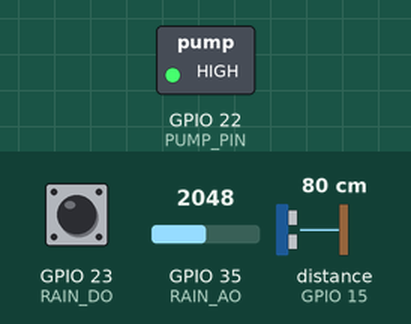
A sketch run on a simulated ESP32. On the bench: switched loads named in the sketch (green lamp = pin HIGH). Wiring (inferred from the names in the program): ultrasonic range finder: trigger GPIO 2; echo GPIO 15. The test bench sets the inputs (shaded band); at power-on: distance to the obstacle (sensor on GPIO 15) 80 cm, GPIO 23 (RAIN_DO) HIGH, GPIO 35 (RAIN_AO) = 2048. The echo pulse lasts 58.3 µs per cm; pins used as bus, display or sensor lines are not drawn; what the sketch prints to the serial monitor is not drawn.

Above: at 1.7 s.
1.8 s: distance to the obstacle (sensor on GPIO 15) set to 8 cm
5.0 s: distance to the obstacle (sensor on GPIO 15) set to 5 cm
At 6.2 s:
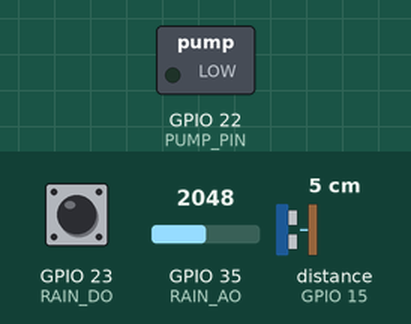
13.1 s: distance to the obstacle (sensor on GPIO 15) set to 9 cm
At 14.5 s:
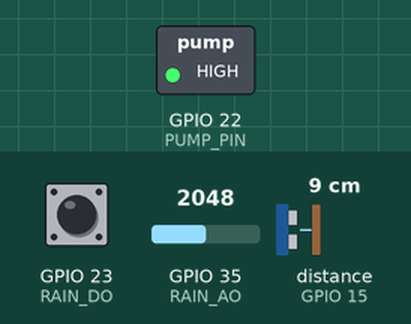
15.2 s: distance to the obstacle (sensor on GPIO 15) set to 2 cm
At 17.0 s:
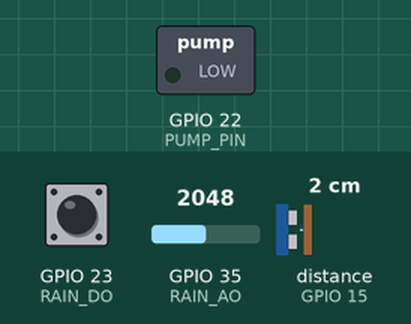
Timing chart, 0 to 18.2 s (numbered marks = the images above; inputs shaded):
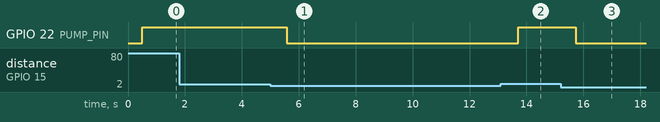

The sketch:

PrototytpeMonitoringLevelairtambakbandengAriando.ino
```cpp
// =============================================
// SISTEM MONITORING LEVEL AIR TAMBAK BANDENG
// Sensor : Ultrasonik HC-SR04 + Rain Sensor
// Aktuator: Pompa Air (via Relay aktif LOW)
// Board   : ESP32
// =============================================

#define TRIG_PIN   2
#define ECHO_PIN   15
#define RAIN_AO    35
#define RAIN_DO    23
#define PUMP_PIN   22

// --- Kalibrasi Jarak Ultrasonik (cm) ---
const float JARAK_AMAN_SENSOR = 1;  // ← Dead zone, air tidak boleh menyentuh sensor
const float LEVEL_PENUH       = 7;  // cm dari sensor → pompa NYALA
const float LEVEL_NORMAL      = 7.5;  // cm dari sensor → pompa MATI
const float LEVEL_MAKS_SENSOR = 30.0; // batas wajar pembacaan sensor


// --- Kalibrasi Rain Sensor Analog ---
const int BATAS_HUJAN_LEBAT  = 1000;
const int BATAS_HUJAN_RINGAN = 2500;

// --- State ---
bool pumpState  = false;

typedef enum {
  CUACA_KERING  = 0,
  HUJAN_RINGAN  = 1,
  HUJAN_LEBAT   = 2
} StatusCuaca;

StatusCuaca statusCuaca = CUACA_KERING;

// =============================================
void setup() {
  Serial.begin(115200);
  delay(500);

  pinMode(TRIG_PIN, OUTPUT);
  pinMode(ECHO_PIN, INPUT);
  pinMode(RAIN_DO,  INPUT);
  pinMode(PUMP_PIN, OUTPUT);

  digitalWrite(PUMP_PIN, HIGH); // Relay OFF saat startup
  pumpState = false;

  Serial.println("======================================");
  Serial.println("  SISTEM MONITORING TAMBAK BANDENG   ");
  Serial.println("======================================");
}

// =============================================
float bacaJarak() {
  digitalWrite(TRIG_PIN, LOW);
  delayMicroseconds(2);
  digitalWrite(TRIG_PIN, HIGH);
  delayMicroseconds(10);
  digitalWrite(TRIG_PIN, LOW);

  long duration = pulseIn(ECHO_PIN, HIGH, 30000);

  if (duration == 0) return -1.0;

  float jarak = duration * 0.0343 / 2.0;

  if (jarak > LEVEL_MAKS_SENSOR) return -1.0;

  // ← DEAD ZONE: jika air terlalu dekat ke sensor, kembalikan -2
  //   sebagai kode khusus "BAHAYA - air menyentuh sensor"
  if (jarak < JARAK_AMAN_SENSOR) return -2.0;

  return jarak;
}

// =============================================
StatusCuaca bacaStatusCuaca(int analogVal, int digitalVal) {
  if (digitalVal == LOW) {
    if (analogVal < BATAS_HUJAN_LEBAT) {
      return HUJAN_LEBAT;
    } else {
      return HUJAN_RINGAN;
    }
  } else {
    if (analogVal < BATAS_HUJAN_RINGAN) {
      return HUJAN_RINGAN;
    }
    return CUACA_KERING;
  }
}

// =============================================
void kontrolPompa(float distance, StatusCuaca cuaca) {

  // Sensor error biasa → pompa mati (safe default)
  if (distance == -1.0) {
    pumpState = false;
    return;
  }

  // ← KONDISI KRITIS: air menyentuh area dead zone sensor
  //   Paksa pompa ON darurat untuk selamatkan sensor
  if (distance == -2.0) {
    pumpState = true;
    return;
  }

  // Nyalakan pompa: air penuh
  if (distance <= LEVEL_PENUH) {
    pumpState = true;
  }

  // Nyalakan pompa lebih awal saat hujan lebat
  if (cuaca == HUJAN_LEBAT && distance <= (LEVEL_PENUH + 1.0)) {
    pumpState = true;
  }

  // Matikan pompa: air sudah turun ke level normal
  if (distance >= LEVEL_NORMAL) {
    pumpState = false;
  }
}

// =============================================
void printStatus(float distance, int rainAO, int rainDO, StatusCuaca cuaca) {
  Serial.println("================================");

  Serial.print("Jarak Air    : ");
  if (distance == -1.0) {
    Serial.println("ERROR (sensor gagal baca)");
  } else if (distance == -2.0) {
    Serial.println("⛔ KRITIS! Air terlalu dekat ke sensor!");
  } else {
    Serial.print(distance);
    Serial.print(" cm  →  Level: ");
    if (distance <= LEVEL_PENUH) {
      Serial.println("PENUH ⚠");
    } else if (distance <= LEVEL_NORMAL) {
      Serial.println("SEDANG");
    } else {
      Serial.println("RENDAH");
    }
  }

  Serial.print("Rain Analog  : ");
  Serial.println(rainAO);

  Serial.print("Rain Digital : ");
  Serial.println(rainDO == LOW ? "LOW (Hujan Terdeteksi)" : "HIGH (Kering)");

  Serial.print("Status Cuaca : ");
  switch (cuaca) {
    case CUACA_KERING:  Serial.println("KERING");       break;
    case HUJAN_RINGAN:  Serial.println("HUJAN RINGAN"); break;
    case HUJAN_LEBAT:   Serial.println("HUJAN LEBAT");  break;
  }

  Serial.print("Pompa        : ");
  Serial.println(pumpState ? "ON  (Memompa keluar)" : "OFF");

  Serial.println("================================");
  Serial.println();
}

// =============================================
void loop() {
  float distance = bacaJarak();
  int   rainAO   = analogRead(RAIN_AO);
  int   rainDO   = digitalRead(RAIN_DO);

  statusCuaca = bacaStatusCuaca(rainAO, rainDO);

  kontrolPompa(distance, statusCuaca);

  digitalWrite(PUMP_PIN, pumpState ? LOW : HIGH);

  printStatus(distance, rainAO, rainDO, statusCuaca);

  delay(1000);
}
```

Measured:
- the behaviour switches between 7 and 6 cm on distance to the obstacle (sensor on GPIO 15) (found by bisection; images 0 and 1)
- after the input at 1.8 s, every drawn part: stays the same
- after the input at 5.0 s, GPIO 22 (PUMP_PIN): HIGH → LOW after 0.58 s
- after the input at 13.1 s, GPIO 22 (PUMP_PIN): LOW → HIGH after 0.61 s
- after the input at 15.2 s, GPIO 22 (PUMP_PIN): HIGH → LOW after 0.54 s
